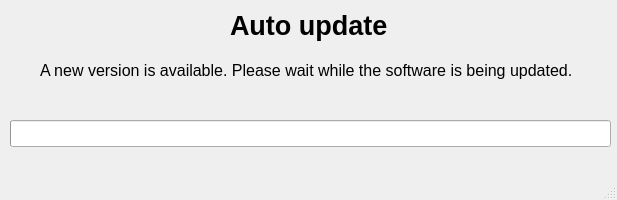
<?xml version="1.0" encoding="UTF-8"?>
<ui version="4.0">
 <class>Assistant</class>
 <widget class="QMainWindow" name="Assistant">
  <property name="enabled">
   <bool>true</bool>
  </property>
  <property name="geometry">
   <rect>
    <x>0</x>
    <y>0</y>
    <width>617</width>
    <height>200</height>
   </rect>
  </property>
  <property name="minimumSize">
   <size>
    <width>617</width>
    <height>200</height>
   </size>
  </property>
  <property name="maximumSize">
   <size>
    <width>617</width>
    <height>200</height>
   </size>
  </property>
  <property name="font">
   <font>
    <pointsize>12</pointsize>
   </font>
  </property>
  <property name="windowTitle">
   <string>Assistant</string>
  </property>
  <property name="autoFillBackground">
   <bool>true</bool>
  </property>
  <widget class="QWidget" name="centralwidget">
   <widget class="QLabel" name="label_4">
    <property name="geometry">
     <rect>
      <x>230</x>
      <y>10</y>
      <width>181</width>
      <height>31</height>
     </rect>
    </property>
    <property name="font">
     <font>
      <pointsize>20</pointsize>
      <weight>75</weight>
      <bold>true</bold>
     </font>
    </property>
    <property name="text">
     <string>Auto update</string>
    </property>
   </widget>
   <widget class="QProgressBar" name="auto_update_progressbar">
    <property name="geometry">
     <rect>
      <x>10</x>
      <y>120</y>
      <width>601</width>
      <height>27</height>
     </rect>
    </property>
    <property name="toolTip">
     <string>Shows progress when the buttons appear</string>
    </property>
    <property name="value">
     <number>0</number>
    </property>
    <property name="textVisible">
     <bool>false</bool>
    </property>
   </widget>
   <widget class="QLabel" name="label">
    <property name="geometry">
     <rect>
      <x>40</x>
      <y>60</y>
      <width>551</width>
      <height>20</height>
     </rect>
    </property>
    <property name="text">
     <string>A new version is available. Please wait while the software is being updated.</string>
    </property>
   </widget>
  </widget>
  <widget class="QStatusBar" name="statusbar">
   <property name="enabled">
    <bool>true</bool>
   </property>
  </widget>
 </widget>
 <resources/>
 <connections/>
</ui>
